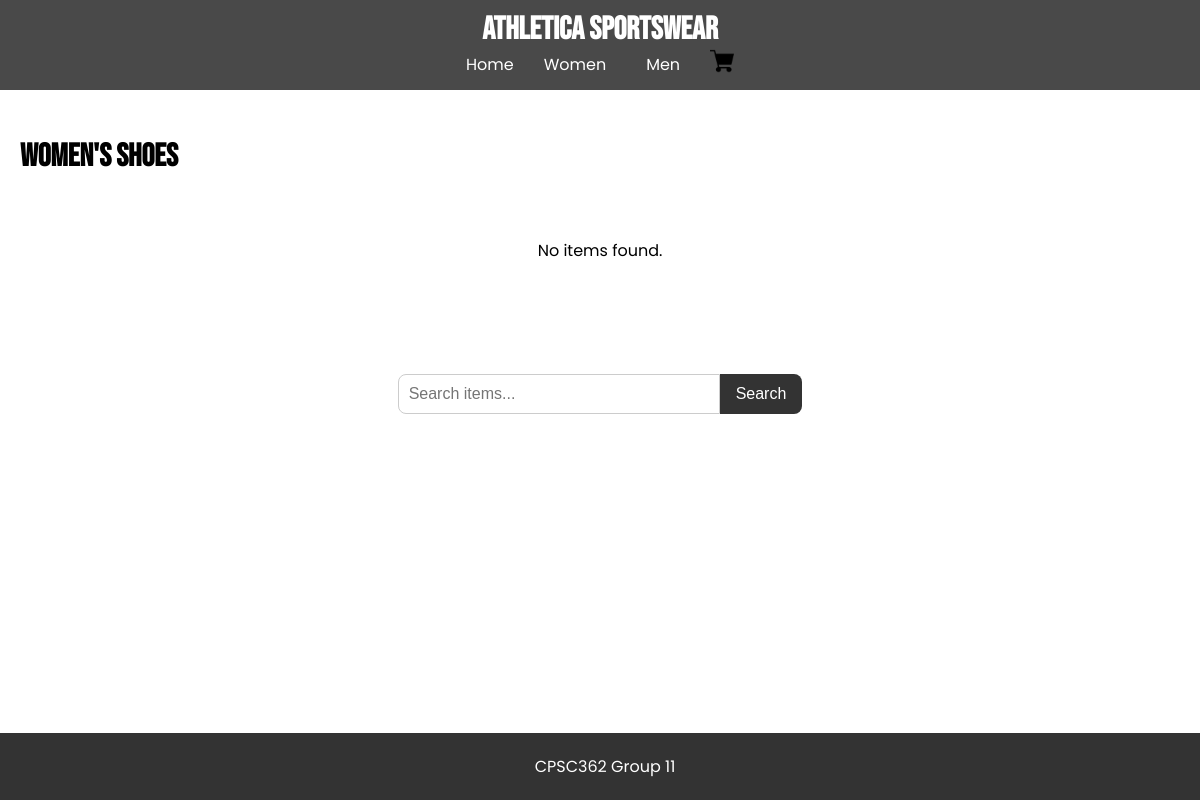
The app's page /women/shoes, older data.
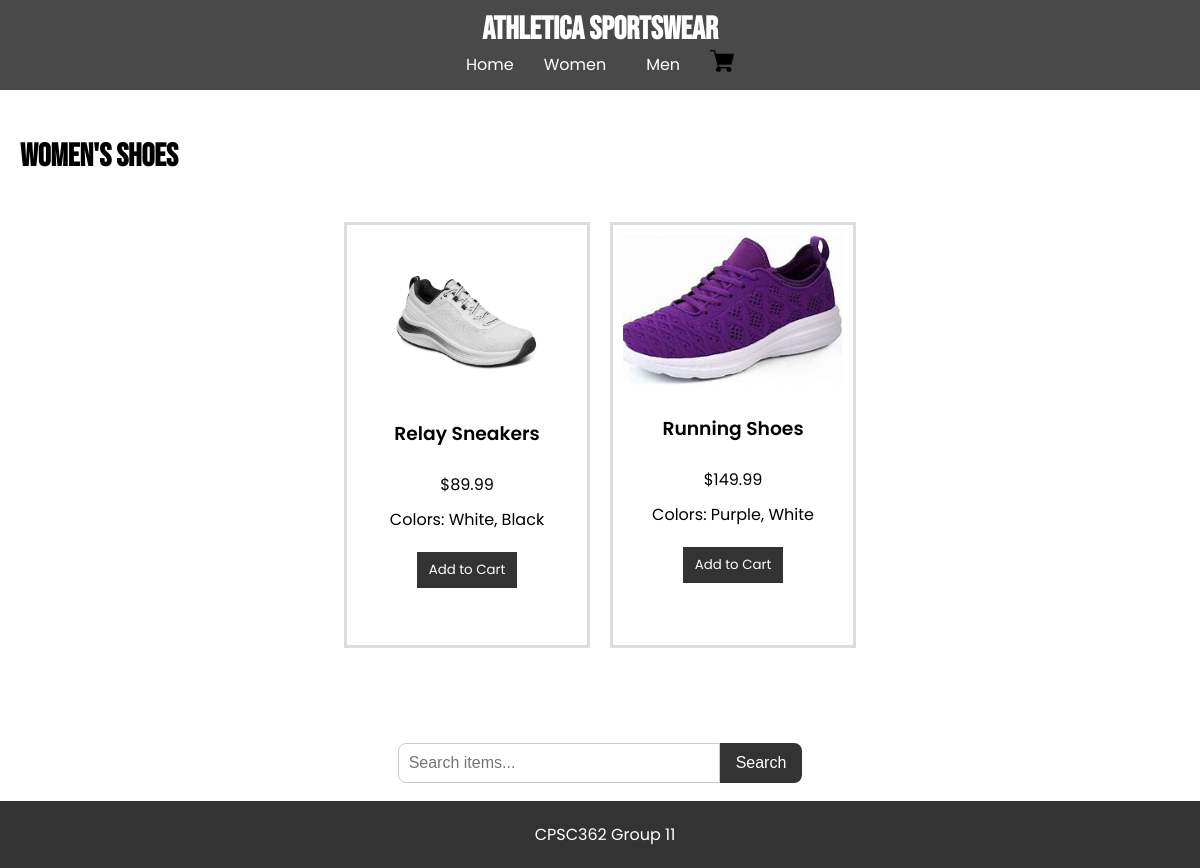
The same page, newer data.
### tables this page shows
CREATE TABLE items
                    (id TEXT PRIMARY KEY,
                    name TEXT NOT NULL,
                    category TEXT NOT NULL,
                    subcategory TEXT NOT NULL,
                    price REAL NOT NULL,
                    image TEXT,
                    color TEXT);

### app.py (the view)
@app.route('/women/shoes')
def women_shoes():
    with sqlite3.connect(DB_PATH) as con:
        cur = con.cursor()
        cur.execute("SELECT * FROM items WHERE category = 'Women' AND subcategory = 'Shoes'")
        items = cur.fetchall()
    return render_template("women_shoes.html", items=items)

### templates/women_shoes.html (shortened to what this page needs)
{% extends "base.html" %}
{% block content %}
    <h2>Women's Shoes</h2>
    <div class="items">
        {% for item in items %}
            <div class="item">
                <img src="{{ url_for('static', filename='images/' + item[5]) }}" alt="{{ item[1] }}">
                <h3>{{ item[1] }}</h3>
                <p>${{ "%.2f" % item[4] }}</p>
                <p class="colors">Colors: {{ item[6] }}</p>
                <form method="POST" action="{{ url_for('add_to_cart') }}">
                    <button type="submit" class="add-to-cart">Add to Cart</button>
                </form>
            </div>
        {% else %}
            <p>No items found.</p>
        {% endfor %}
    </div>
{% endblock %}

Row changes from the older to the newer data that the page shows:
added items: image (picture), name "Relay Sneakers", price "89.99", color "White, Black"
added items: image (picture), name "Running Shoes", price "149.99", color "Purple, White"
Text that changed along with them:
text no longer shown: "No items found."
